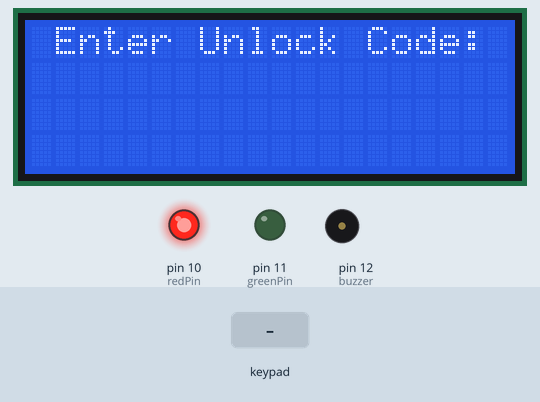
Simulated run of this sketch. Board: Arduino Uno, built with avr-gcc and run on an emulated ATmega328P. On the bench: 20×4 character LCD, output pins drawn as LEDs (lit = HIGH), buzzer (waves = sounding, pin HIGH). The inputs (shaded band) are chosen by the test bench.

Above: at 2.3 s.
2.4 s: keypad keys 1 2 0 # pressed 0.4 s apart
At 3.7 s:
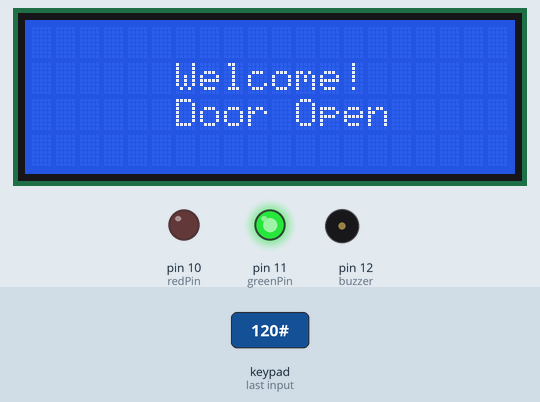
7.0 s: key '*' pressed
At 7.7 s:
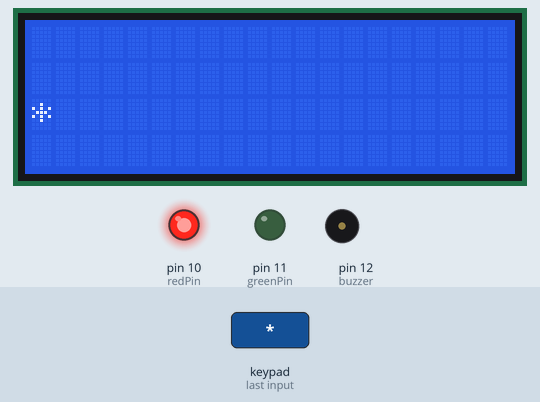
9.5 s: keypad keys 1 3 9 * pressed 0.4 s apart
At 10.7 s:
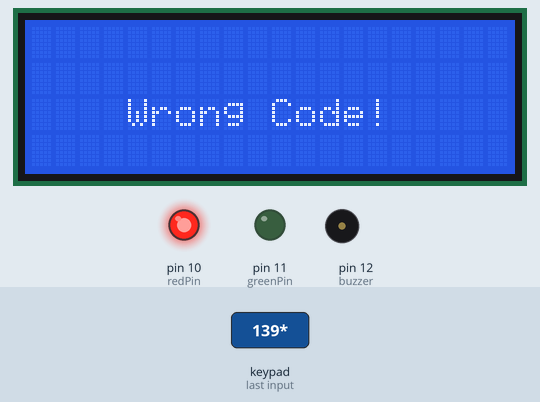
13.9 s: key '#' pressed
At 14.7 s:
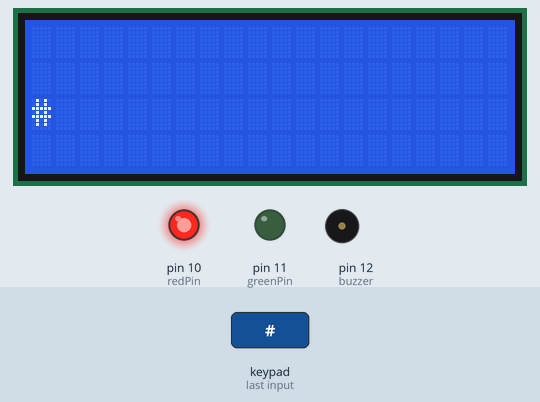
Timing chart, 0 to 16.9 s (numbered marks = the images above; inputs shaded):
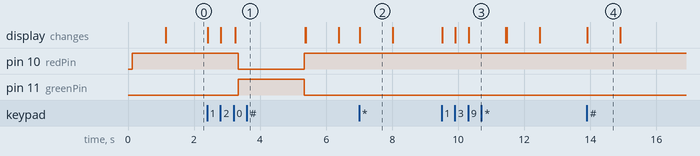

The sketch:

Parking_Codes.ino
```cpp
//By HomeMade Electronics
//Subscribe to my channel https://www.youtube.com/channel/UC8isJR_71x1wIfw6jB106pg
//for more tutorial videos
//like, share and leave a comment if you need help

#include<Keypad.h>
#include <Wire.h>
#include <LiquidCrystal_I2C.h>

LiquidCrystal_I2C lcd(0x3F,20,4);

char keys[4][3]={
 {'1','2','3'},
 {'4','5','6'},
 {'7','8','9'},
 {'*','0','#'}};

byte rowPin[4]={6,7,8,9};
byte colPin[3]={3,4,5};

String password0 = "120";
String password1 = "121";
String password2 = "122";
String password3 = "123";
String password4 = "124";
String password5 = "125";
String password6 = "126";
String password7 = "127";
String password8 = "128";
String password9 = "129";
int position = 0;

int wrong = 0; // Variable to calculate the wrong inputs.

int redPin = 10;
int greenPin = 11;
int buzzer = 12;

Keypad keypad=Keypad(makeKeymap(keys),rowPin,colPin,4,3);
// MAPPING THE KEYPAD.


int total = 0; // Variable to determine the number of wrong attempts.

void setup()
{

 pinMode(redPin,OUTPUT);
 pinMode(greenPin,OUTPUT);
 pinMode(buzzer, OUTPUT);

lcd.init(); //lcd startup
lcd.init();
lcd.backlight();
setLocked(true);
lcd.print(" Enter Unlock Code: ");
delay(20);
}

void loop()
{

  // lcd.clear();
  //lcd.print(" Enter Unlock Code: ");


  //delay(100);

 char pressed=keypad.getKey();
 String key[3];

 if(pressed)
 {
  //lcd.clear();
  //lcd.print(" Enter Unlock Code: ");
  lcd.setCursor(position,2);
  lcd.print(pressed);
  //delay(500);
    if(pressed == '*' || pressed == '#')
      {
          position = 0;
          setLocked(true);
          lcd.clear();
      }

    else if(pressed == password0[position] || pressed == password1[position] || pressed == password2[position] || pressed == password3[position] || pressed == password4[position] ||
    pressed == password5[position] || pressed == password6[position] || pressed == password7[position] || pressed == password8[position] || pressed == password9[position])
      {
          key[position]=pressed;
          position++;
      }

    else if (pressed != password0[position] && pressed != password1[position] && pressed != password2[position] && pressed != password3[position] && pressed != password4[position] &&
    pressed != password5[position] && pressed != password6[position] && pressed != password7[position] && pressed != password8[position] && pressed != password9[position])
      {
          wrong++;
          position ++;
      }

    if(position == 3){
          if( wrong >0)
            {
                total++;
                wrong = 0;
                position = 0;
                lcd.clear();
                lcd.setCursor(0,2);
                lcd.print("    Wrong Code!     ");
                delay(100);
                setLocked(true);
                lcd.clear();
                lcd.print(" Enter Unlock Code: ");
            }

          else if(position == 3 && wrong == 0)
            {
                position = 0;
                wrong = 0;
                lcd.clear();
                lcd.setCursor(0,1);
                lcd.print("      Welcome!     ");
                lcd.setCursor(5,2);
                lcd.print(" Door Open");
                delay(100);
                setLocked(false);
                lcd.clear();
                lcd.print(" Enter Unlock Code: ");
            }


        }

   }


}

void setLocked(int locked)
  {
    if (locked)
      {
          digitalWrite(redPin, HIGH);
          digitalWrite(greenPin, LOW);
          delay(1000);
      }
    else
      {
          digitalWrite(redPin, LOW);
          digitalWrite(greenPin, HIGH);
          delay(2000);
          digitalWrite(redPin, HIGH);
          digitalWrite(greenPin, LOW);
      }
  }
```

Measured:
- after the input at 2.4 s, pin 10 (redPin): HIGH → LOW after 0.94 s, → HIGH 2.0 s later; pin 11 (greenPin): LOW → HIGH after 0.94 s, → LOW 2.0 s later; the display: first changes at once (image 1 shows a later state)
- after the input at 7.0 s, the display: changes at once (image 2)
- after the input at 9.5 s, the display: first changes at once (image 3 shows a later state)
- after the input at 13.9 s, the display: changes at once (image 4)
- what the display in image 4 shows lasts 1.0 s, from 13.9 s to 14.9 s
